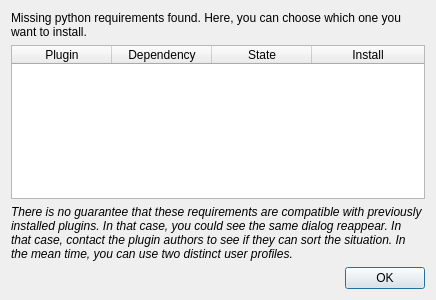
<?xml version="1.0" encoding="UTF-8"?>
<ui version="4.0">
 <class>Dialog</class>
 <widget class="QDialog" name="Dialog">
  <property name="geometry">
   <rect>
    <x>0</x>
    <y>0</y>
    <width>436</width>
    <height>300</height>
   </rect>
  </property>
  <property name="minimumSize">
   <size>
    <width>400</width>
    <height>300</height>
   </size>
  </property>
  <property name="windowTitle">
   <string>Dialog</string>
  </property>
  <layout class="QVBoxLayout" name="verticalLayout">
   <item>
    <widget class="QLabel" name="label">
     <property name="text">
      <string>Missing python requirements found. Here, you can choose which one you want to install.</string>
     </property>
     <property name="wordWrap">
      <bool>true</bool>
     </property>
    </widget>
   </item>
   <item>
    <widget class="QTableWidget" name="tableWidget">
     <attribute name="horizontalHeaderStretchLastSection">
      <bool>true</bool>
     </attribute>
     <column>
      <property name="text">
       <string>Plugin</string>
      </property>
     </column>
     <column>
      <property name="text">
       <string>Dependency</string>
      </property>
     </column>
     <column>
      <property name="text">
       <string>State</string>
      </property>
     </column>
     <column>
      <property name="text">
       <string>Install</string>
      </property>
     </column>
    </widget>
   </item>
   <item>
    <widget class="QLabel" name="label_2">
     <property name="styleSheet">
      <string notr="true">font-style: italic</string>
     </property>
     <property name="text">
      <string>&lt;html&gt;&lt;head/&gt;&lt;body&gt;&lt;p&gt;There is no guarantee that these requirements are compatible with previously installed plugins. In that case, you could see the same dialog reappear. In that case, contact the plugin authors to see if they can sort the situation. In the mean time, you can use two distinct user profiles.&lt;/p&gt;&lt;/body&gt;&lt;/html&gt;</string>
     </property>
     <property name="wordWrap">
      <bool>true</bool>
     </property>
    </widget>
   </item>
   <item>
    <widget class="QDialogButtonBox" name="buttonBox">
     <property name="orientation">
      <enum>Qt::Horizontal</enum>
     </property>
     <property name="standardButtons">
      <set>QDialogButtonBox::Ok</set>
     </property>
    </widget>
   </item>
  </layout>
 </widget>
 <resources/>
 <connections>
  <connection>
   <sender>buttonBox</sender>
   <signal>accepted()</signal>
   <receiver>Dialog</receiver>
   <slot>accept()</slot>
   <hints>
    <hint type="sourcelabel">
     <x>248</x>
     <y>254</y>
    </hint>
    <hint type="destinationlabel">
     <x>157</x>
     <y>274</y>
    </hint>
   </hints>
  </connection>
  <connection>
   <sender>buttonBox</sender>
   <signal>rejected()</signal>
   <receiver>Dialog</receiver>
   <slot>reject()</slot>
   <hints>
    <hint type="sourcelabel">
     <x>316</x>
     <y>260</y>
    </hint>
    <hint type="destinationlabel">
     <x>286</x>
     <y>274</y>
    </hint>
   </hints>
  </connection>
 </connections>
</ui>
